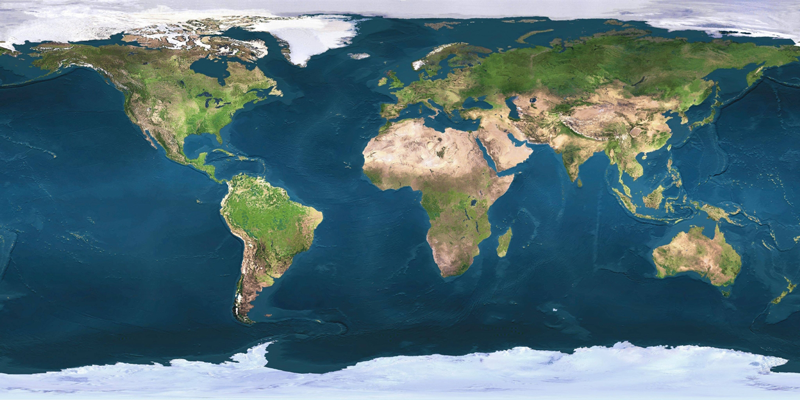
#> input picture exercise8/worldmap.png, 800 x 400 px
$ python exercise8.py
#> lines starting #> are read from the running program, lines starting #| are printed output that depends on the picture
"""
    Exercise 8: Daylight map
"""

import numpy as np
import matplotlib.pyplot as plt
from matplotlib.image import imread
from time import gmtime, time, strftime
from dateutil import parser


def R_x(phi):
    """
    Return rotation matrix for x axis
    """
    return np.matrix([
        [           1,           0,           0],
        [           0, np.cos(phi), np.sin(phi)],
        [           0,-np.sin(phi), np.cos(phi)],
    ])

def R_y(phi):
    """
    Return rotation matrix for y axis
    """
    return np.matrix([
        [ np.cos(phi),           0,-np.sin(phi)],
        [           0,           1,           0],
        [ np.sin(phi),           0, np.cos(phi)],
    ])

def R_z(phi):
    """
    Return rotation matrix for z axis
    """
    return np.matrix([
        [ np.cos(phi), np.sin(phi),           0],
        [-np.sin(phi), np.cos(phi),           0],
        [           0,           0,           1],
    ])

def get_sunlight_coverage_at_time(time, width=10, height=10):
    """
    Return sunlight coverage matrix for a given time
    """

    # Define initial parameters
    hour = time.tm_hour + time.tm_min / 60
    yday = time.tm_yday
    inclination = 23.5

    # Calculate angles
    phi_day = (hour / 12 * np.pi) - np.pi
    phi_year = (yday / 365 * 2 * np.pi) - (np.pi / 365 * 172) # The second part is a correction term to approximate seasons
    phi_inc = np.radians(inclination)

    # Calculate sun vector
    e_sun = [1,0,0] * R_z(phi_year)

    # Initialize matrix
    M = np.matrix(np.zeros((width, height)))
    y = 0
    for phi_long in np.linspace(-np.pi, np.pi, width):
        x = 0
        for phi_lat in np.linspace(-np.pi/2, np.pi/2, height):
            # Calculate location vector
            e_loc = [1,0,0] * R_y(-phi_lat) * R_z(phi_long + phi_day + phi_year) * R_x(phi_inc)
            M[x,y] = np.dot(e_sun.A1, e_loc.A1)
            x += 1
        y += 1

    return M


if __name__ == '__main__':

    fig = plt.figure()
    axes = fig.add_subplot(1, 1, 1)

    # Read backround image
    image = imread("worldmap.png")
#> image is the input picture: shape (400, 800, 3) float32; mean R, G, B 0.326, 0.437, 0.468

    # Set initial time
    t = parser.parse("2017-04-28 12:00:00 +0000").timestamp()

    # Plot and animate
    while True:
        N = 30
        x = np.linspace(0, 800, N)
        y = np.linspace(0, 400, N)

        current_time = gmtime(t)
        z = get_sunlight_coverage_at_time(current_time, width=N, height=N)

        axes.clear()
        axes.title.set_text(strftime("%d.%m.%Y %H:%M GMT", current_time))
        axes.imshow(image)
        axes.contourf(x, y, z, np.linspace(-1, 1, 10), cmap="hot", alpha=0.5)

        axes.xaxis.set_visible(False)
        axes.yaxis.set_visible(False)

        plt.pause(1/20)
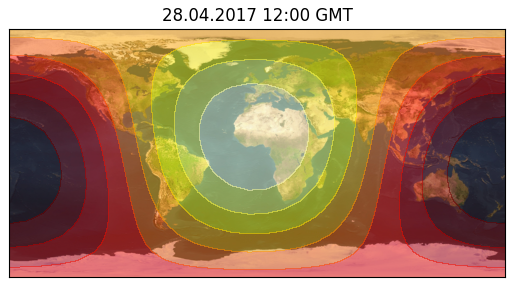
#> figure drawn by matplotlib, 1 panel
        t += 60*30
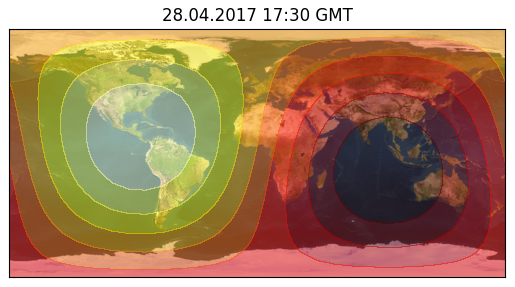
#> figure drawn by matplotlib, 1 panel
